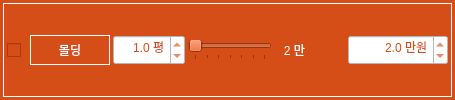
              <widget class="QFrame" name="frame_122">
               <property name="minimumSize">
                <size>
                 <width>0</width>
                 <height>30</height>
                </size>
               </property>
               <property name="maximumSize">
                <size>
                 <width>16777215</width>
                 <height>16777215</height>
                </size>
               </property>
               <property name="font">
                <font>
                 <family>나눔고딕 ExtraBold</family>
                 <pointsize>9</pointsize>
                 <weight>9</weight>
                 <italic>false</italic>
                 <bold>false</bold>
                </font>
               </property>
               <property name="styleSheet">
                <string notr="true">background-color: rgb(213, 77, 23);
font: 75 9pt &quot;나눔고딕 ExtraBold&quot;;</string>
               </property>
               <layout class="QHBoxLayout" name="horizontalLayout_269">
                <property name="leftMargin">
                 <number>3</number>
                </property>
                <property name="topMargin">
                 <number>3</number>
                </property>
                <property name="rightMargin">
                 <number>3</number>
                </property>
                <property name="bottomMargin">
                 <number>3</number>
                </property>
                <item>
                 <widget class="QFrame" name="horizontalFrame_21">
                  <property name="styleSheet">
                   <string notr="true">color: rgb(255, 255, 255);</string>
                  </property>
                  <property name="frameShape">
                   <enum>QFrame::Box</enum>
                  </property>
                  <layout class="QHBoxLayout" name="horizontalLayout_91">
                   <property name="spacing">
                    <number>3</number>
                   </property>
                   <property name="leftMargin">
                    <number>3</number>
                   </property>
                   <property name="topMargin">
                    <number>3</number>
                   </property>
                   <property name="rightMargin">
                    <number>3</number>
                   </property>
                   <property name="bottomMargin">
                    <number>3</number>
                   </property>
                   <item>
                    <widget class="QCheckBox" name="checkBox_demol_mold">
                     <property name="minimumSize">
                      <size>
                       <width>20</width>
                       <height>30</height>
                      </size>
                     </property>
                     <property name="maximumSize">
                      <size>
                       <width>16777215</width>
                       <height>16777215</height>
                      </size>
                     </property>
                     <property name="styleSheet">
                      <string notr="true">color: rgb(255, 255, 255);</string>
                     </property>
                     <property name="text">
                      <string/>
                     </property>
                     <property name="checked">
                      <bool>false</bool>
                     </property>
                     <property name="tristate">
                      <bool>false</bool>
                     </property>
                    </widget>
                   </item>
                   <item>
                    <widget class="QLabel" name="label_21">
                     <property name="sizePolicy">
                      <sizepolicy hsizetype="Preferred" vsizetype="Fixed">
                       <horstretch>0</horstretch>
                       <verstretch>0</verstretch>
                      </sizepolicy>
                     </property>
                     <property name="minimumSize">
                      <size>
                       <width>80</width>
                       <height>30</height>
                      </size>
                     </property>
                     <property name="maximumSize">
                      <size>
                       <width>80</width>
                       <height>16777215</height>
                      </size>
                     </property>
                     <property name="font">
                      <font>
                       <family>나눔고딕 ExtraBold</family>
                       <pointsize>9</pointsize>
                       <weight>9</weight>
                       <italic>false</italic>
                       <bold>false</bold>
                      </font>
                     </property>
                     <property name="styleSheet">
                      <string notr="true">background-color: rgb(213, 77, 23);
color: rgb(255, 255, 255);</string>
                     </property>
                     <property name="frameShape">
                      <enum>QFrame::Box</enum>
                     </property>
                     <property name="text">
                      <string>몰딩</string>
                     </property>
                     <property name="alignment">
                      <set>Qt::AlignCenter</set>
                     </property>
                    </widget>
                   </item>
                   <item>
                    <widget class="QDoubleSpinBox" name="doubleSpinBox_demol_area_mold">
                     <property name="minimumSize">
                      <size>
                       <width>70</width>
                       <height>30</height>
                      </size>
                     </property>
                     <property name="styleSheet">
                      <string notr="true">background-color: rgb(255, 255, 255);
color: rgb(213, 77, 23);</string>
                     </property>
                     <property name="alignment">
                      <set>Qt::AlignRight|Qt::AlignTrailing|Qt::AlignVCenter</set>
                     </property>
                     <property name="prefix">
                      <string/>
                     </property>
                     <property name="suffix">
                      <string> 평</string>
                     </property>
                     <property name="decimals">
                      <number>1</number>
                     </property>
                     <property name="minimum">
                      <double>0.100000000000000</double>
                     </property>
                     <property name="maximum">
                      <double>100.000000000000000</double>
                     </property>
                     <property name="singleStep">
                      <double>0.200000000000000</double>
                     </property>
                     <property name="value">
                      <double>1.000000000000000</double>
                     </property>
                    </widget>
                   </item>
                   <item>
                    <widget class="QSlider" name="horizontalSlider_demol_sink_2">
                     <property name="minimum">
                      <number>20</number>
                     </property>
                     <property name="maximum">
                      <number>50</number>
                     </property>
                     <property name="singleStep">
                      <number>1</number>
                     </property>
                     <property name="pageStep">
                      <number>1</number>
                     </property>
                     <property name="value">
                      <number>20</number>
                     </property>
                     <property name="orientation">
                      <enum>Qt::Horizontal</enum>
                     </property>
                     <property name="invertedAppearance">
                      <bool>false</bool>
                     </property>
                     <property name="invertedControls">
                      <bool>false</bool>
                     </property>
                     <property name="tickPosition">
                      <enum>QSlider::TicksBelow</enum>
                     </property>
                     <property name="tickInterval">
                      <number>5</number>
                     </property>
                    </widget>
                   </item>
                   <item>
                    <widget class="QLabel" name="label_demol_sink_2">
                     <property name="minimumSize">
                      <size>
                       <width>30</width>
                       <height>0</height>
                      </size>
                     </property>
                     <property name="text">
                      <string>2 만</string>
                     </property>
                     <property name="alignment">
                      <set>Qt::AlignRight|Qt::AlignTrailing|Qt::AlignVCenter</set>
                     </property>
                    </widget>
                   </item>
                   <item>
                    <spacer name="horizontalSpacer_15">
                     <property name="orientation">
                      <enum>Qt::Horizontal</enum>
                     </property>
                     <property name="sizeType">
                      <enum>QSizePolicy::Preferred</enum>
                     </property>
                     <property name="sizeHint" stdset="0">
                      <size>
                       <width>40</width>
                       <height>20</height>
                      </size>
                     </property>
                    </spacer>
                   </item>
                   <item>
                    <widget class="QDoubleSpinBox" name="doubleSpinBox_demol_cost_mold">
                     <property name="minimumSize">
                      <size>
                       <width>100</width>
                       <height>30</height>
                      </size>
                     </property>
                     <property name="styleSheet">
                      <string notr="true">background-color: rgb(255, 255, 255);
color: rgb(213, 77, 23);</string>
                     </property>
                     <property name="alignment">
                      <set>Qt::AlignRight|Qt::AlignTrailing|Qt::AlignVCenter</set>
                     </property>
                     <property name="prefix">
                      <string/>
                     </property>
                     <property name="suffix">
                      <string> 만원</string>
                     </property>
                     <property name="decimals">
                      <number>1</number>
                     </property>
                     <property name="minimum">
                      <double>0.100000000000000</double>
                     </property>
                     <property name="maximum">
                      <double>500.000000000000000</double>
                     </property>
                     <property name="singleStep">
                      <double>1.000000000000000</double>
                     </property>
                     <property name="value">
                      <double>2.000000000000000</double>
                     </property>
                    </widget>
                   </item>
                  </layout>
                 </widget>
                </item>
               </layout>
              </widget>
